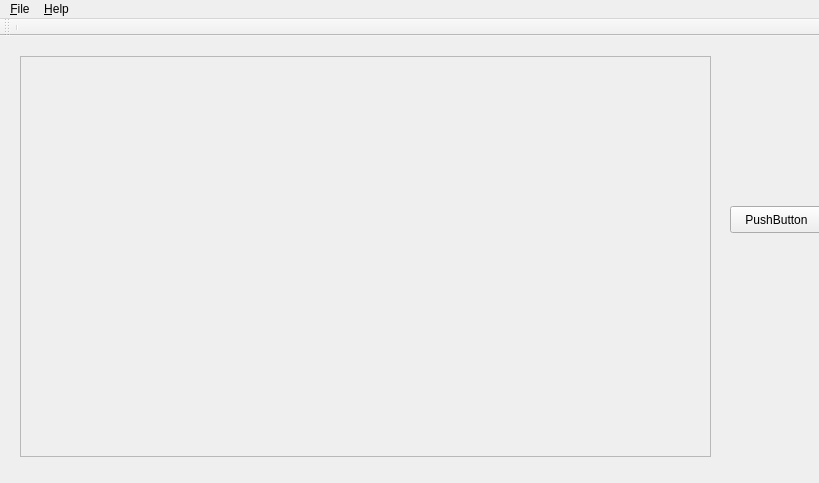
<?xml version="1.0" encoding="UTF-8"?>
<ui version="4.0">
 <class>MainWindow</class>
 <widget class="QMainWindow" name="MainWindow">
  <property name="geometry">
   <rect>
    <x>0</x>
    <y>0</y>
    <width>819</width>
    <height>483</height>
   </rect>
  </property>
  <property name="windowTitle">
   <string>MainWindow</string>
  </property>
  <widget class="QWidget" name="centralWidget">
   <widget class="QScrollArea" name="scrollArea">
    <property name="geometry">
     <rect>
      <x>20</x>
      <y>20</y>
      <width>691</width>
      <height>401</height>
     </rect>
    </property>
    <property name="widgetResizable">
     <bool>true</bool>
    </property>
    <widget class="QWidget" name="scrollAreaWidgetContents">
     <property name="geometry">
      <rect>
       <x>0</x>
       <y>0</y>
       <width>689</width>
       <height>399</height>
      </rect>
     </property>
    </widget>
   </widget>
   <widget class="QPushButton" name="ScreenshotButton">
    <property name="geometry">
     <rect>
      <x>730</x>
      <y>170</y>
      <width>93</width>
      <height>27</height>
     </rect>
    </property>
    <property name="text">
     <string>PushButton</string>
    </property>
   </widget>
  </widget>
  <widget class="QMenuBar" name="menuBar">
   <property name="geometry">
    <rect>
     <x>0</x>
     <y>0</y>
     <width>819</width>
     <height>23</height>
    </rect>
   </property>
   <widget class="QMenu" name="menu_File">
    <property name="title">
     <string>&amp;File</string>
    </property>
    <addaction name="actionOpen"/>
    <addaction name="separator"/>
    <addaction name="actionPrint"/>
    <addaction name="actionClose"/>
   </widget>
   <widget class="QMenu" name="menu_Help">
    <property name="title">
     <string>&amp;Help</string>
    </property>
    <addaction name="actionAbout_Qt"/>
   </widget>
   <addaction name="menu_File"/>
   <addaction name="menu_Help"/>
  </widget>
  <widget class="QToolBar" name="toolBar">
   <property name="windowTitle">
    <string>toolBar</string>
   </property>
   <attribute name="toolBarArea">
    <enum>TopToolBarArea</enum>
   </attribute>
   <attribute name="toolBarBreak">
    <bool>false</bool>
   </attribute>
   <addaction name="separator"/>
  </widget>
  <action name="actionOpen">
   <property name="text">
    <string>Open</string>
   </property>
  </action>
  <action name="actionClose">
   <property name="text">
    <string>Close</string>
   </property>
  </action>
  <action name="actionAbout_Qt">
   <property name="text">
    <string>About Qt</string>
   </property>
  </action>
  <action name="actionPrint">
   <property name="text">
    <string>Print</string>
   </property>
  </action>
  <action name="actionExport_to_PDF">
   <property name="text">
    <string>Export to PDF</string>
   </property>
  </action>
 </widget>
 <layoutdefault spacing="6" margin="11"/>
 <resources/>
 <connections/>
</ui>
